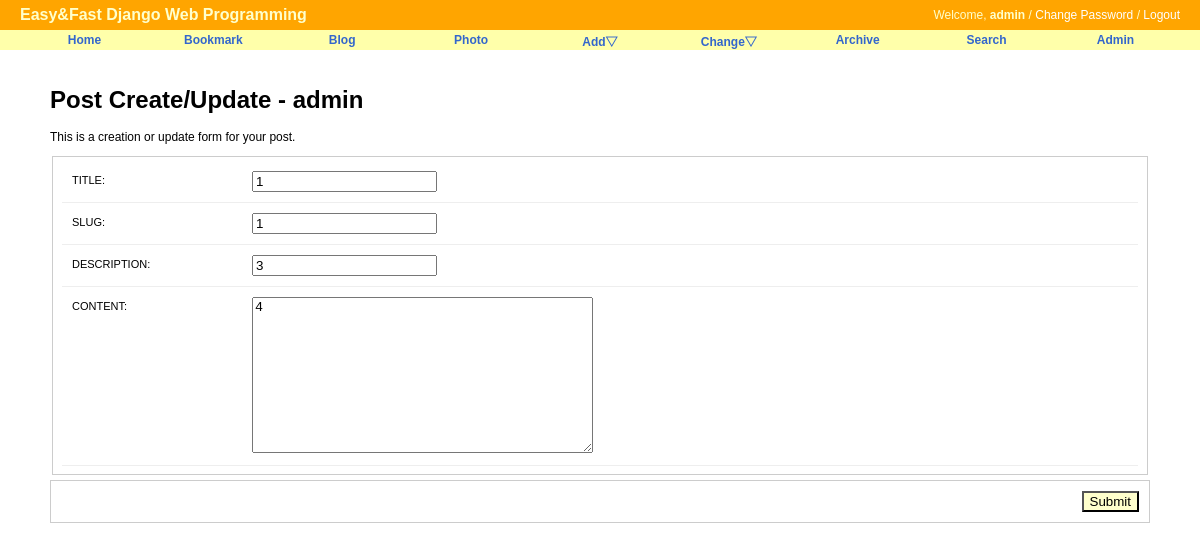
Page /blog/update/10/ (signed in) on the committed database.
### blog/models.py (models this page shows, shortened)
class Post(models.Model):
    title       = models.CharField('TITLE', max_length=50)
    slug        = models.SlugField('SLUG', unique=True, allow_unicode=True, help_text='one word for title alias.')
    description = models.CharField('DESCRIPTION', max_length=100, blank=True, help_text='simple description text.')
    content     = models.TextField('CONTENT')
    create_date = models.DateTimeField('Create Date', auto_now_add=True)
    modify_date = models.DateTimeField('Modify Date', auto_now=True)
    owner       = models.ForeignKey(User, null=True, on_delete=models.CASCADE)
    class Meta:
        verbose_name = 'post'
        verbose_name_plural = 'posts'
        db_table = 'blog_post'
        ordering = ('-modify_date',)

### blog/views.py (the view)
# urls.py: path('update/<int:pk>/', PostUpdateView.as_view(), name='update'),
class PostUpdateView(LoginRequiredMixin, UpdateView):
    model = Post
    fields = ['title', 'slug', 'description', 'content']
    success_url = reverse_lazy('blog:index')

### blog/templates/blog/post_form.html (shortened to what this page needs)
{% extends "base.html" %}
{% load staticfiles %}
{% block extrastyle %}{% static "css/forms.css" %}{% endblock %}
{% block content %}
<div id="content">
    <h1>Post Create/Update - {{ user }}</h1>
    <form action="." method="post">
        <p>This is a creation or update form for your post.</p>
        <fieldset class="aligned">
            <div class="form-row">
                {{ form.title.label_tag }} {{ form.title }}
            </div>
            <div class="form-row">
                {{ form.slug.label_tag }} {{ form.slug }}
            </div>
            <div class="form-row">
                {{ form.description.label_tag }} {{ form.description }}
            </div>
            <div class="form-row">
                {{ form.content.label_tag }} {{ form.content }}
            </div>
        </fieldset>
        <div class="submit-row">
            <input type="submit" value="Submit" />
        </div>
    </form>
</div>
{% endblock %}

### templates/base.html (shortened to what this page needs)
<!DOCTYPE html>
<html lang="ko">
<head>
{% load staticfiles %}
<link rel="stylesheet" type="text/css" href="{% block stylesheet %}{% static "css/base.css" %}{% endblock %}" />
<link rel="stylesheet" type="text/css" href="{% block extrastyle %}{% endblock %}" />
</head>
<body>
<div id="header">
    <h2 class="maintitle">Easy&amp;Fast Django Web Programming</h2>
    {% if user.is_active %}
        <h4 class="welcome">Welcome, <strong>{% firstof usr.get_short_name user.get_username %}</strong> /
                    <a href="{% url 'password_change' %}">Change Password</a> /
                    <a href="{% url 'logout' %}">Logout</a>
        </h4>
    {% else %}
        <h4 class="welcome">Welcome, Anonymous /
                    <a href="{% url 'login' %}">Login</a> /
                    <a href="{% url 'register' %}">Register</a>
        </h4>
    {% endif %}
</div>
<div id="menu">
    <li><a href="{% url 'home' %}">Home</a></li>
    <li><a href="{% url 'bookmark:index' %}">Bookmark</a></li>
    <li><a href="{% url 'blog:index' %}">Blog</a></li>
    <li><a href="#">Photo</a></li>
    <li><a href="#">Add&bigtriangledown;</a>
    </li>
    <li><a href="#">Change&bigtriangledown;</a>
    </li>
    <li><a href="{% url 'blog:post_archive' %}">Archive</a></li>
    <li><a href="{% url 'blog:search' %}">Search</a></li>
    <li><a href="{% url 'admin:index' %}">Admin</a></li>
</div>
{% block content %}{% endblock %}
</body>
</html>

### static/css/base.css (style rules this page uses)
body { font-family: "Lucida Grande", Verdana, Arial, sans-serif; font-size: 12px; }
div#header { position: absolute; top: 0px; left: 0px; height: 30px; width: 100%; display: table; background: orange; }
div#menu { position: absolute; top: 30px; left: 0px; height: 20px; width: 100%; display: table; table-layout: fixed; border-spacing: 40px 0px; background: #ffa; font-size: 12px; }
div#content { position: absolute; top: 70px; left: 50px; right: 50px; }
.maintitle { display: table-cell; vertical-align: middle; padding-left: 20px; color: #ffc; font-weight: bold; font-size: 16px; }
.welcome { display: table-cell; vertical-align: middle; text-align: right; padding-right: 20px; color: #ffc; font-weight: normal; font-size: 12px; }
.welcome a:link, .welcome a:visited { color: white; }
div#menu a:link, div#menu a:visited { color: #36c; }
div#menu > li { display: table-cell; vertical-align: middle; border-radius: 25px; text-align: center; font-weight: bold; }
a:link, a:visited { color: #369; text-decoration: none; }

### static/css/forms.css (style rules this page uses)
fieldset { border: 1px solid #ccc; }
.aligned label { width: 170px; display: block; padding: 3px 10px 0 0; float: left; }
.form-row { padding: 10px; font-size: 11px; border-bottom: 1px solid #eee; }
.submit-row { margin: 5px 0; border: 1px solid #ccc; text-align: right; }
.submit-row input { margin: 10px; background: #ffc; }

### rows in the picture
Post: title "1", slug "1", description "3", content "4"

### other values in the picture
{{ user }} "admin"
